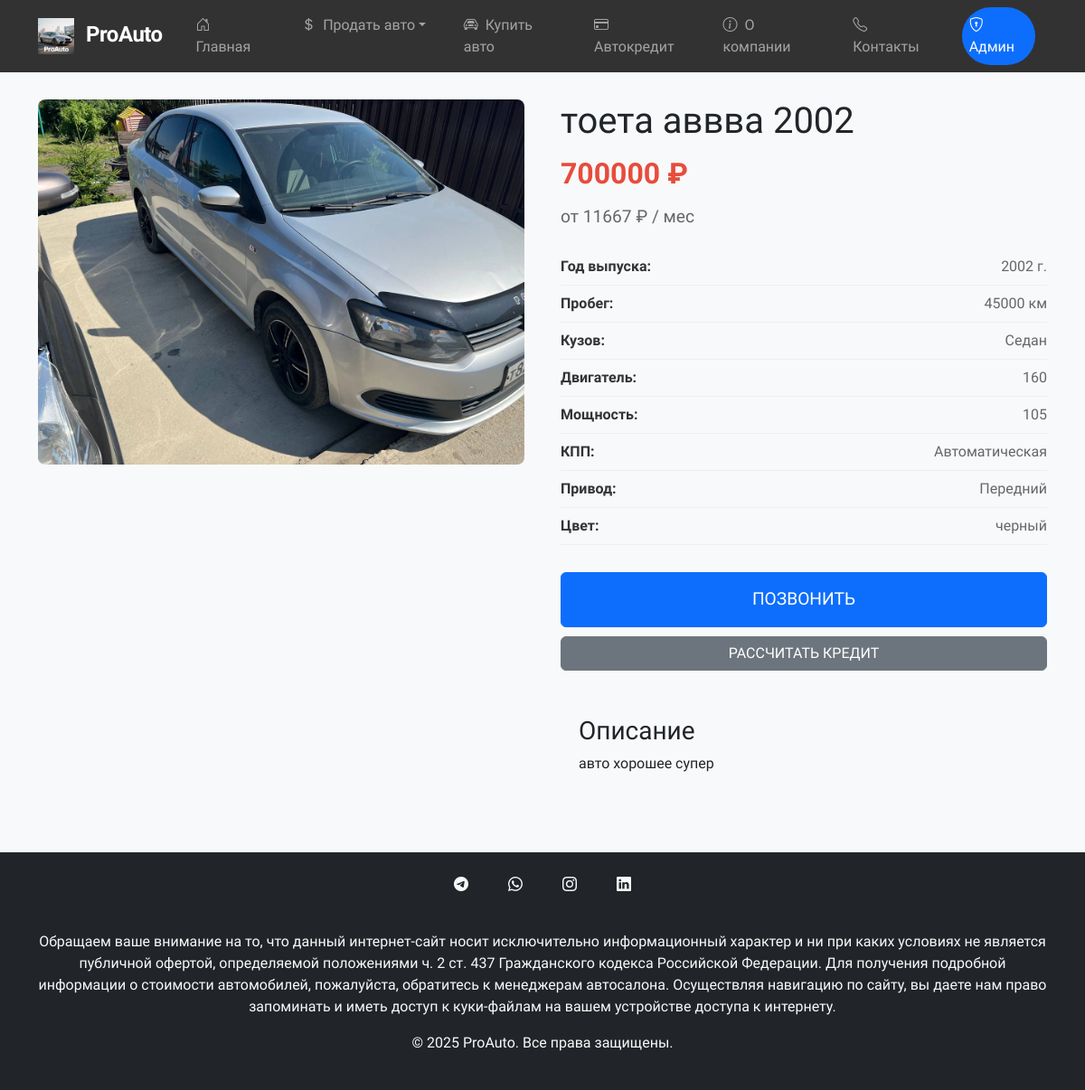
Page /car/1 on the committed database.
### models/database.py (models this page shows)
class Car(db.Model):
    id = db.Column(db.Integer, primary_key=True)
    brand = db.Column(db.String(100), nullable=False)  # Марка
    model = db.Column(db.String(100), nullable=False)  # Модель
    year = db.Column(db.Integer, nullable=False)  # Год выпуска
    price = db.Column(db.Integer, nullable=False)  # Цена
    mileage = db.Column(db.Integer, nullable=False)  # Пробег
    body_type = db.Column(db.String(50), nullable=False)  # Кузов
    steering = db.Column(db.String(50), nullable=False)  # Руль (левый/правый)
    engine_volume = db.Column(db.String(50), nullable=False)  # Двигатель (объем)
    fuel_type = db.Column(db.String(50), nullable=False)  # Тип топлива
    power = db.Column(db.String(50), nullable=False)  # Мощность (л.с.)
    transmission = db.Column(db.String(50), nullable=False)  # КПП
    drive = db.Column(db.String(50), nullable=False)  # Привод
    color = db.Column(db.String(50), nullable=False)  # Цвет
    vin = db.Column(db.String(100), nullable=True)  # VIN номер
    description = db.Column(db.Text, nullable=True)  # Описание
    image_path = db.Column(db.String(200), nullable=True)  # Путь к фото
    created_at = db.Column(db.DateTime, default=datetime.utcnow)
    is_active = db.Column(db.Boolean, default=True)

### routes/cars.py (the view)
@cars_bp.route('/car/<int:id>')
def car_detail(id):
    car = Car.query.get_or_404(id)
    return render_template('cars/car_detail.html', car=car)

### templates/cars/car_detail.html (shortened to what this page needs)
{% extends "base.html" %}
{% block content %}
<div class="container" style="padding-top: 80px;">
    <div class="car-detail">
        <div class="car-images">
            <img src="{{ car.image_path or '/static/images/cars/default.jpg' }}"
                 alt="{{ car.brand }} {{ car.model }}" class="main-image">
        </div>
        <div class="car-info">
            <h1>{{ car.brand }} {{ car.model }} {{ car.year }}</h1>
            <p class="price">{{ car.price }} ₽</p>
            <p class="monthly-payment">от {{ (car.price / 60)|round|int }} ₽ / мес</p>
            <div class="car-specs">
                <div class="spec-item">
                    <span class="spec-label">Год выпуска:</span>
                    <span class="spec-value">{{ car.year }} г.</span>
                </div>
                <div class="spec-item">
                    <span class="spec-label">Пробег:</span>
                    <span class="spec-value">{{ car.mileage }} км</span>
                </div>
                <div class="spec-item">
                    <span class="spec-label">Кузов:</span>
                    <span class="spec-value">{{ car.body_type }}</span>
                </div>
                <div class="spec-item">
                    <span class="spec-label">Двигатель:</span>
                    <span class="spec-value">{{ car.engine_volume }}</span>
                </div>
                <div class="spec-item">
                    <span class="spec-label">Мощность:</span>
                    <span class="spec-value">{{ car.power }}</span>
                </div>
                <div class="spec-item">
                    <span class="spec-label">КПП:</span>
                    <span class="spec-value">{{ car.transmission }}</span>
                </div>
                <div class="spec-item">
                    <span class="spec-label">Привод:</span>
                    <span class="spec-value">{{ car.drive }}</span>
                </div>
                <div class="spec-item">
                    <span class="spec-label">Цвет:</span>
                    <span class="spec-value">{{ car.color }}</span>
                </div>
            </div>
            <div class="car-actions">
                <button class="btn btn-primary btn-large">ПОЗВОНИТЬ</button>
                <a href="{{ url_for('credit.credit_calculator') }}" class="btn btn-secondary">РАССЧИТАТЬ КРЕДИТ</a>
            </div>
            {% if car.description %}
            <div class="car-description">
                <h3>Описание</h3>
                <p>{{ car.description }}</p>
            </div>
            {% endif %}
        </div>
    </div>
</div>
{% endblock %}

### static/css/style.css (style rules this page uses)
body { font-family: 'Raleway', sans-serif; background-color: #f8f9fa; overflow-x: hidden; }

### templates/cars/car_detail.html (style rules this page uses)
.car-detail { display: grid; grid-template-columns: 1fr 1fr; gap: 40px; margin-top: 30px; }
.car-images img { width: 100%; border-radius: 8px; }
.price { font-size: 2em; font-weight: bold; color: #e74c3c; margin: 10px 0; }
.monthly-payment { font-size: 1.2em; color: #666; margin-bottom: 20px; }
.car-specs { margin: 20px 0; }
.spec-item { display: flex; justify-content: space-between; padding: 8px 0; border-bottom: 1px solid #eee; }
.spec-label { font-weight: bold; color: #333; }
.spec-value { color: #666; }
.car-actions { margin: 30px 0; display: flex; flex-direction: column; gap: 10px; }
.btn-large { padding: 15px 30px; font-size: 1.2em; }
.car-description { margin-top: 30px; padding: 20px; background: #f8f9fa; border-radius: 8px; }

### rows in the picture
Car: image_path (picture), brand "тоета", model "аввва", year "2002", price "700000", (car.price/60)|round|int "11667", mileage "45000", body_type "Седан", engine_volume "160", power "105", transmission "Автоматическая", drive "Передний", color "черный", description "авто хорошее супер"
